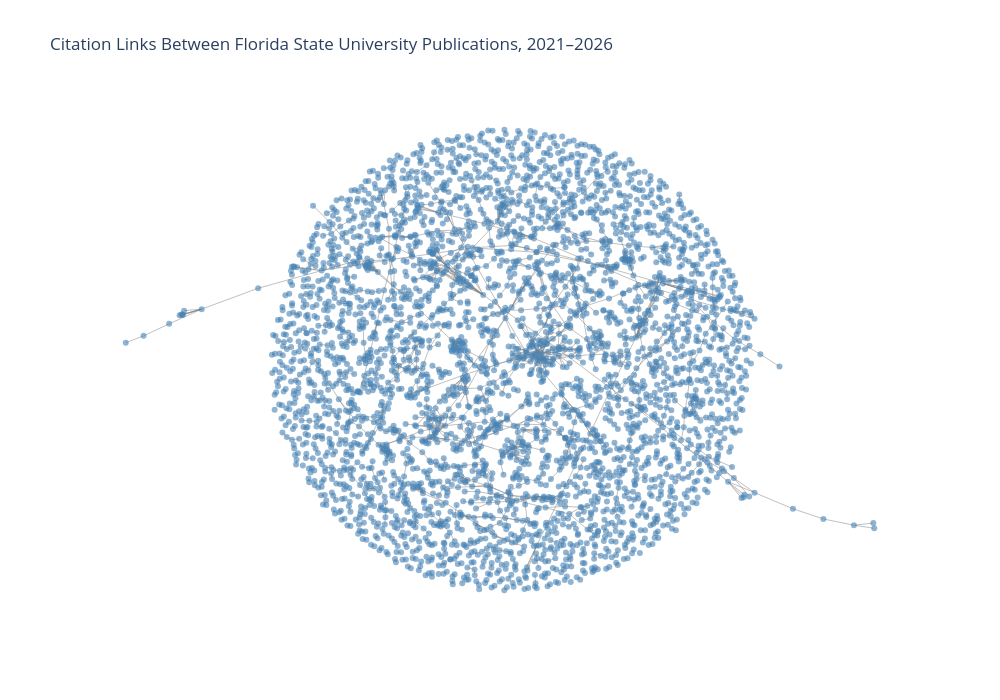

Notebook code for this chart:
### Code cell
fig = go.Figure(
    data=[edge_trace, node_trace]
)

fig.update_layout(
    title="Citation Links Between Florida State University Publications, 2021–2026",
    showlegend=False,
    dragmode="zoom",
    xaxis=dict(visible=False),
    yaxis=dict(visible=False),
    plot_bgcolor="white",
    width=1000,
    height=700
)

fig.show()

### Figure 1 — Plotly figure (JSON) as saved in the notebook; plotly's stock layout.template omitted (floating-point values rounded to 4 significant figures; data arrays with more than 128 entries replaced by an {"elided": "..."} marker saying what was removed)
{"data": [{"hoverinfo": "skip", "line": {"color": "gray", "width": 0.5}, "mode": "lines", "type": "scatter", "x": {"elided": "10398 float values"}, "y": {"elided": "10398 float values"}}, {"hoverinfo": "text", "marker": {"color": "steelblue", "opacity": 0.6, "size": 6}, "mode": "markers", "text": {"elided": "3810 str values"}, "type": "scatter", "x": {"elided": "3810 float values"}, "y": {"elided": "3810 float values"}}], "layout": {"dragmode": "zoom", "height": 700, "plot_bgcolor": "white", "showlegend": false, "title": {"text": "Citation Links Between Florida State University Publications, 2021–2026"}, "width": 1000, "xaxis": {"visible": false}, "yaxis": {"visible": false}}}
